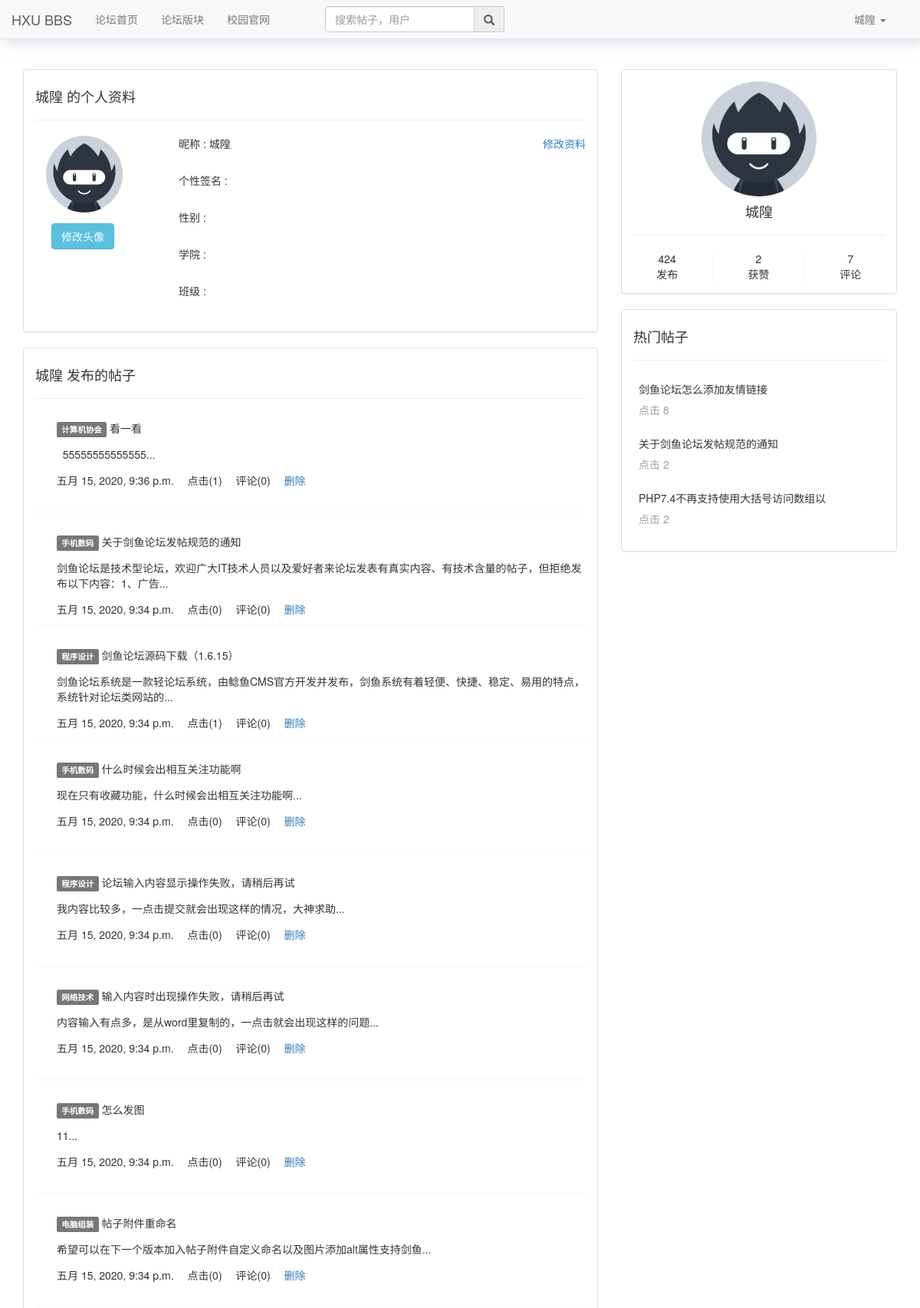
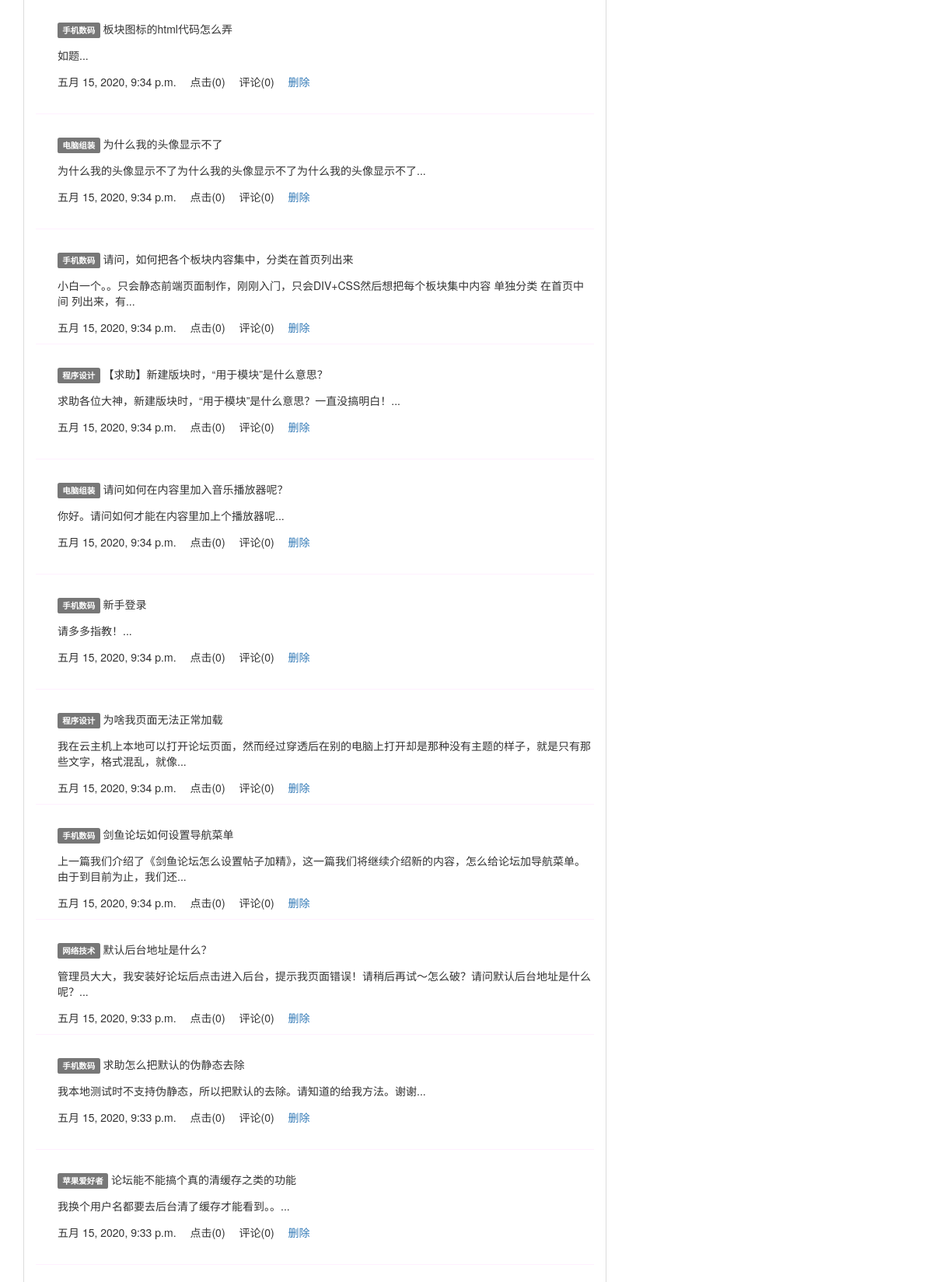
Page /user/userinfo/?name=城隍 (signed in, upper part) on the committed database (2 pictures, top to bottom).
### bbs/models.py (models this page shows, shortened)
class UserProfile(models.Model):
    user = models.OneToOneField(User, on_delete=models.CASCADE)
    name = models.CharField(max_length=64, verbose_name='用户名')
    signature = models.CharField(max_length=128, blank=True, null=True, verbose_name='个性签名')
    gender = models.IntegerField(null=True, blank=True, verbose_name='性别')
    college = models.CharField(max_length=16, blank=True, null=True, verbose_name='学院')
    grade = models.CharField(max_length=16, blank=True, null=True, verbose_name='班级')
    image = models.ImageField(verbose_name='头像', upload_to='head_img', default='default.png')
    class Meta:
        verbose_name = "用户资料"  # 表名改成中文名
        verbose_name_plural = verbose_name
    def __str__(self):
        return self.name

class Post(models.Model):
    title = models.CharField(max_length=128, verbose_name='标题')
    category = models.ForeignKey('Category', on_delete=models.CASCADE, verbose_name='版块')
    theme = models.ForeignKey('Theme', on_delete=models.CASCADE)
    content = RichTextUploadingField(verbose_name='帖子内容')
    author = models.ForeignKey('UserProfile', on_delete=models.CASCADE, verbose_name='作者')
    created_time = models.DateTimeField(auto_now_add=True, verbose_name='创建时间')
    modify_time = models.DateTimeField(auto_now=True, verbose_name='修改时间')
    comment_count = models.IntegerField(verbose_name='评论数', default=0)
    read_num = models.IntegerField(verbose_name='点击量', default=0)
    priority = models.IntegerField(verbose_name='是否置顶',default=0)
    class Meta:
        ordering = ['-created_time']
        verbose_name = "帖子"  # 表名改成中文名
        verbose_name_plural = verbose_name
    def short_content(self):
        if len(str(self.content)) > 30:
            return '{}...'.format(str(self.content)[0:29])
        else:
            return str(self.content)
    short_content.allow_tags = True
    short_content.short_description = 'content'

class Theme(models.Model):
    name = models.CharField(max_length=128, verbose_name='主题')
    category = models.ForeignKey(Category, on_delete=models.CASCADE)
    class Meta:
        verbose_name = "主题"  # 表名改成中文名
        verbose_name_plural = verbose_name
    def __str__(self):
        return self.name

### userinfo/views.py (the view)
# urls.py: path('user/', include('userinfo.urls')),
def userinfo(request):
    name = request.GET.get('name')
    page = request.GET.get('page')
    user_info = UserProfile.objects.get(name=name)
    post_list = user_info.post_set.all()
    hot_post = user_info.post_set.all().order_by('-read_num')[:3]
    liked_count = 0
    for i in post_list:
        content_type = ContentType.objects.get_for_model(i)
        like_count, created = LikeCount.objects.get_or_create(content_type=content_type, object_id=i.id)
        liked_count += like_count.liked_num
    if page:
        new_page = int(page) - 1
    if request.is_ajax():
        return render(request, 'userinfo/user_info_post.html', locals())
    return render(request, 'userinfo/userinfo.html', locals())

### userinfo/templatetags/userinfo_tag.py (called while the page is built)
@register.filter
def info_is_none(obj):
    if obj is None:
        return ''
    else:
        return obj

@register.filter
def info_gender(obj):
    if obj is None:
        return ''
    elif obj == 1:
        return '男'
    elif obj == 0:
        return '女'

### userinfo/templates/userinfo/userinfo.html (shortened to what this page needs)
{% extends 'base.html' %}
{% load userinfo_tag %}
{% block content %}
<div class="container">
<div class="row">
    <div class="col-md-8">
        <div class="panel panel-default">
            <div class="panel-body">
                <div>
                    <h4>{{ user_info.name }} 的个人资料</h4>
                    <hr>
                </div>
                {% if request.user.userprofile.name == name %}
                <div class="row">
                    <div class="col-md-3">
                        <div class="userinfo-head" style="margin-left: 1em">
                            <img src="/media/head_img/{{ user_info.image }}" alt="" class="img-circle" id="img-show" data-toggle="tooltip" data-placement="bottom" title="点击更换头像">
                            <div style="margin-top: 1em;margin-left: 0.5em"><button class="btn btn-info" id="img-btn">修改头像</button></div>
                        </div>
                    </div>
                    <div class="col-md-9">
                        <div class="info show" id="info">
                            <div>
                                昵称 : {{ user_info.name }}
                                <a class="pull-right text-decoration-none" href="javascript:change_info()">修改资料</a>
                            </div>
                            <div>
                                个性签名 : {{ user_info.signature|info_is_none }}
                            </div>
                            <div>
                                性别 :{{ user_info.gender|info_gender }}
                            </div>
                            <div>
                                学院 : {{ user_info.college|info_is_none }}
                            </div>
                            <div>
                                班级 : {{ user_info.grade|info_is_none }}
                            </div>
                        </div>
                    </div>
                </div>
            {% endif %}
            </div>
        </div>
        <div class="panel panel-default">
            <div class="panel-body">
                <div>
                    <h4 >{{ user_info.name }} 发布的帖子</h4>
                    <hr>
                </div>
                {% include 'userinfo/user_info_post.html' %}
            </div>
        </div>
    </div>
    <div class="col-md-4">
        <div class="panel panel-default">
            <div class="panel-body">
                <div style="text-align: center;">
                    <img src="/media/head_img/{{ user_info.image }}" alt="" class="img-circle" id="img_detail">
                    <h4>{{ user_info.name }}</h4>
                    <hr>
                </div>
                <div class="row">
                    <div class="col-xs-4" style="border-right: 1px solid #fff0ff;text-align: center">
                        <div>{{ user_info.post_set.count }}</div>
                        <div>发布</div>
                    </div>
                    <div class="col-xs-4" style="border-right: 1px solid #fff0ff;text-align: center">
                        <div>{{ liked_count }}</div>
                        <div>获赞</div>
                    </div>
                    <div class="col-xs-4" style="text-align: center">
                        <div>{{ user_info.comments.count }}</div>
                        <div>评论</div>
                    </div>
                </div>
            </div>
        </div>
        <div class="panel panel-default">
            <div class="panel-body">
                <h4>热门帖子</h4>
                <hr>
                {% for hot in hot_post %}
                 <div style="padding: 0.5em">
                     <span>{{ hot.title|truncatechars:'20' }}</span>
                     <p style="color: #99a2aa; margin-top: 0.5em;">点击 {{ hot.read_num }}</p>
                 </div>
                {% endfor %}
            </div>
        </div>
    </div>
</div>
</div>
{% endblock %}

### templates/base.html (shortened to what this page needs)
<!DOCTYPE html>
<html lang="zh-CN">
  <head>
    <link rel="stylesheet" href="/static/bootstrap-3.3.7/css/bootstrap.min.css">
      <link rel="stylesheet" href="/static/index.css">
      <link rel="stylesheet" href="//at.alicdn.com/t/font_1690394_b4r2pbtd4t6.css">
   <link rel="stylesheet" href="https://cdnjs.cloudflare.com/ajax/libs/animate.css/3.7.2/animate.min.css">
  </head>
  <body>
  <nav class="navbar navbar-default navbar-fixed-top" style="box-shadow: 5px 5px 15px rgba(187, 199, 214, 0.56)">
      <div class="container-fluid">
          <div class="navbar-header">
              <a class="navbar-brand" href="{% url 'index' %}">HXU BBS</a>
          </div>
          <div class="collapse navbar-collapse" id="bs-example-navbar-collapse-1">
              <ul class="nav navbar-nav">
                  <li class="{% block index %}{% endblock %}"><a href="{% url 'index' %}">论坛首页<span class="sr-only">(current)</span></a></li>
                  <li class="{% block category %}{% endblock %}"><a href="{% url 'category' %}">论坛版块</a></li>
                  <li><a href="http://www10.hxu.edu.cn/" target="_blank">校园官网</a></li>
              </ul>
              <form class="navbar-form navbar-left" style="margin-left: 3em" id="searchForm" action="{% url 'search' %}">
                  <div class="input-group">
                      <input type="text" class="form-control" name="search" placeholder="搜索帖子，用户">
                      <a href="#" onclick="document:searchForm.submit()" class="input-group-addon"><i class="glyphicon glyphicon-search"></i></a>
                  </div>
              </form>
              {% if request.user.is_authenticated %}
                  <ul class="nav navbar-nav navbar-right" style="margin-right: 1em">
                      <li class="dropdown">
                          <a href="#" class="dropdown-toggle" data-toggle="dropdown" role="button" aria-haspopup="true"
                             aria-expanded="false">
                              {{ request.user.userprofile.name }}
                              <span class="caret"></span></a>
                      </li>
                  </ul>
              {% else %}
                  <ul class="nav navbar-nav navbar-right" style="margin-right: 1em">
                      <li><a href="{% url 'login' %}?from={{ request.get_full_path }}">登录</a></li>
                      <li><a href="{% url 'register' %}?from={{ request.get_full_path }}">注册</a></li>
                  </ul>
              {% endif %}
          </div>
      </div>
  </nav>
  {% block content %}
  {% endblock %}
  </body>
</html>

### userinfo/templates/userinfo/user_info_post.html (shortened to what this page needs)
{% load el_pagination_tags %}
{% for post in post_list %}
    <div class="user-post">
        <div class="user-info-title">
            <span class="label label-default">{{ post.theme }}</span>
            {{ post.title }}
        </div>
        <div class="user-info-content">{{ post.content|safe|striptags|truncatechars:60 }}...</div>
        <div class="user-info-date">
            <span>{{ post.created_time }}</span>
            <span>点击({{ post.read_num }})</span>
            <span>评论({{ post.comment_count }})</span>
            {% if request.user.userprofile.name == name %}
            <span><a href="#" data-toggle="modal" data-target="#del_modal" onclick="del_post({{ post.id }})">删除</a></span>
            {% endif %}
        </div>
    </div>
{% endfor %}

### static/index.css (style rules this page uses)
body { padding-top: 90px; }
.text-decoration-none { text-decoration: none!important; }
.user-info-title { margin-left: 2em; margin-top: 2em; }
.user-info-content { margin-left: 2em; margin-top: 1em; }
.user-info-date { margin-left: 2em; margin-top: 1em; }
.user-info-date>span { margin-right: 1em; }

### userinfo/templates/userinfo/userinfo.html (style rules this page uses)
body { background-image: url("/static/imgs/bg.jpg"); }
.userinfo-head img { width: 100px; height: 100px; }
.info div { margin-bottom: 2em; }
#img_detail { width: 150px; height: 150px; }
.user-post { height: 120px; border-bottom: 1px solid #fff0ff; }

### rows in the picture
UserProfile: name "城隍", image (placeholder picture)
Post: theme "计算机协会", title "看一看", content "55555555555555", created_time "五月 15, 2020, 9:36 p.m.", read_num "1", comment_count "0"
Post: theme "手机数码", title "关于剑鱼论坛发帖规范的通知", content "剑鱼论坛是技术型论坛，欢迎广大IT技术人员以及爱好者来论坛发表有真实内容、有技术含量的帖子，但拒绝发布以下内容：1、广告", created_time "五月 15, 2020, 9:34 p.m.", read_num "0", comment_count "0"
Post: theme "程序设计", title "剑鱼论坛源码下载（1.6.15）", content "剑鱼论坛系统是一款轻论坛系统，由鲶鱼CMS官方开发并发布，剑鱼系统有着轻便、快捷、稳定、易用的特点，系统针对论坛类网站的", created_time "五月 15, 2020, 9:34 p.m.", read_num "1", comment_count "0"
Post: theme "手机数码", title "什么时候会出相互关注功能啊", content "现在只有收藏功能，什么时候会出相互关注功能啊", created_time "五月 15, 2020, 9:34 p.m.", read_num "0", comment_count "0"
Post: theme "程序设计", title "论坛输入内容显示操作失败，请稍后再试", content "我内容比较多，一点击提交就会出现这样的情况，大神求助", created_time "五月 15, 2020, 9:34 p.m.", read_num "0", comment_count "0"
Post: theme "网络技术", title "输入内容时出现操作失败，请稍后再试", content "内容输入有点多，是从word里复制的，一点击就会出现这样的问题", created_time "五月 15, 2020, 9:34 p.m.", read_num "0", comment_count "0"
Post: theme "手机数码", title "怎么发图", content "11", created_time "五月 15, 2020, 9:34 p.m.", read_num "0", comment_count "0"
Post: theme "电脑组装", title "帖子附件重命名", content "希望可以在下一个版本加入帖子附件自定义命名以及图片添加alt属性支持剑鱼", created_time "五月 15, 2020, 9:34 p.m.", read_num "0", comment_count "0"
Post: theme "手机数码", title "板块图标的html代码怎么弄", content "如题", created_time "五月 15, 2020, 9:34 p.m.", read_num "0", comment_count "0"
Post: theme "电脑组装", title "为什么我的头像显示不了", content "为什么我的头像显示不了为什么我的头像显示不了为什么我的头像显示不了", created_time "五月 15, 2020, 9:34 p.m.", read_num "0", comment_count "0"
Post: theme "手机数码", title "请问，如何把各个板块内容集中，分类在首页列出来", content "小白一个。。只会静态前端页面制作，刚刚入门，只会DIV+CSS然后想把每个板块集中内容 单独分类 在首页中间 列出来，有", created_time "五月 15, 2020, 9:34 p.m.", read_num "0", comment_count "0"
Post: theme "程序设计", title "【求助】新建版块时，“用于模块”是什么意思？", content "求助各位大神，新建版块时，“用于模块”是什么意思？一直没搞明白！", created_time "五月 15, 2020, 9:34 p.m.", read_num "0", comment_count "0"
Post: theme "电脑组装", title "请问如何在内容里加入音乐播放器呢？", content "你好。请问如何才能在内容里加上个播放器呢", created_time "五月 15, 2020, 9:34 p.m.", read_num "0", comment_count "0"
Post: theme "手机数码", title "新手登录", content "请多多指教！", created_time "五月 15, 2020, 9:34 p.m.", read_num "0", comment_count "0"
Post: theme "程序设计", title "为啥我页面无法正常加载", content "我在云主机上本地可以打开论坛页面，然而经过穿透后在别的电脑上打开却是那种没有主题的样子，就是只有那些文字，格式混乱，就像", created_time "五月 15, 2020, 9:34 p.m.", read_num "0", comment_count "0"
Post: theme "手机数码", title "剑鱼论坛如何设置导航菜单", content "上一篇我们介绍了《剑鱼论坛怎么设置帖子加精》，这一篇我们将继续介绍新的内容，怎么给论坛加导航菜单。由于到目前为止，我们还", created_time "五月 15, 2020, 9:34 p.m.", read_num "0", comment_count "0"
Post: theme "网络技术", title "默认后台地址是什么？", content "管理员大大，我安装好论坛后点击进入后台，提示我页面错误！请稍后再试～怎么破？请问默认后台地址是什么呢？", created_time "五月 15, 2020, 9:33 p.m.", read_num "0", comment_count "0"
Post: theme "手机数码", title "求助怎么把默认的伪静态去除", content "我本地测试时不支持伪静态，所以把默认的去除。请知道的给我方法。谢谢", created_time "五月 15, 2020, 9:33 p.m.", read_num "0", comment_count "0"
Post: theme "苹果爱好者", title "论坛能不能搞个真的清缓存之类的功能", content "我换个用户名都要去后台清了缓存才能看到。。", created_time "五月 15, 2020, 9:33 p.m.", read_num "0", comment_count "0"

### other values in the picture
{{ request.user.userprofile.name }} "城隍"
